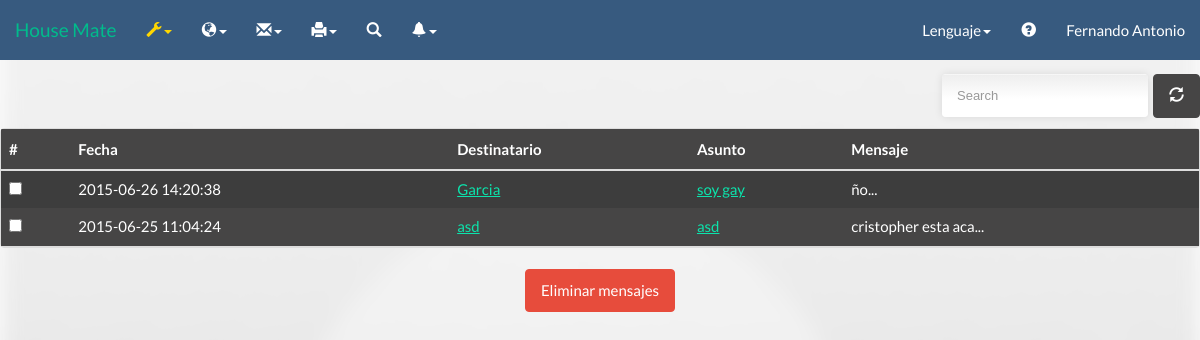
The app's page /HouseMate2_2/enviados.php (signed in), older data.
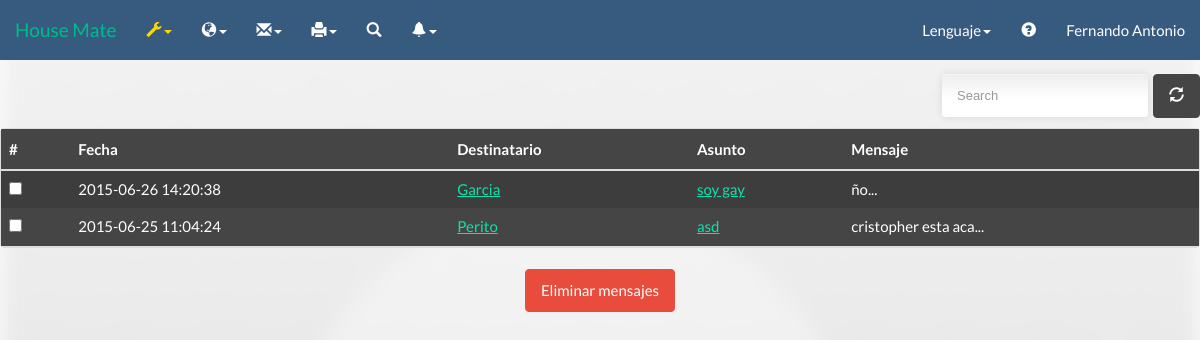
The same page, newer data.
### tables this page shows
CREATE TABLE IF NOT EXISTS `tbusuario` (
  `idUsuario` varchar(5) NOT NULL DEFAULT '',
  `nombre` varchar(20) DEFAULT NULL,
  `apellido` varchar(20) DEFAULT NULL,
  `fechanac` date NOT NULL,
  `correo` varchar(50) DEFAULT NULL,
  `usuario` varchar(20) DEFAULT NULL,
  `contra` varchar(20) DEFAULT NULL,
  `tipo` int(1) DEFAULT NULL,
  `image` varchar(50) DEFAULT NULL
);

### HouseMate2_2/Call/Lenguaje/Idiomas/langes.php (called while the page is built, shortened)
<?php
$lang = array();
$lang['peritada'] = "Peritada";
$lang['denor'] = "Resultado :";
$lang['Constr'] ="Construcción";
$lang['lot'] = "Terreno";
$lang['lotvalue'] = "Valor de terreno";
$lang['builvalue'] = "Valor construcción";
$lang['VU'] = "Valor unitario";
$lang['FE'] = "Estado de conservación";
$lang['FD'] = "Factor depreciación";
$lang['VNR'] = "Valor neto";
$lang['VNR'] = "Valor neto nuevo";
$lang['FFU'] = "Factor funcionalidad";
$lang['VUR'] = "Vida útil remanente";
$lang['ValuoR'] = "Valuar inmueble";
$lang['Valuo'] = "Valuar";
$lang['agev'] = "Vida útil";
$lang['ages'] = "Age";
$lang['age'] = "Edad de construcción";
$lang['NoTa'] = "Tags normales";
$lang['NoTa2'] = "Tags extras";
$lang['are'] = "Área";
$lang['area1'] = "Área de terreno";
$lang['area2'] = "Área construcción";
$lang['esta1'] = "Nuevo";
$lang['esta2'] = "Bueno";
$lang['esta3'] = "Medio";
$lang['esta4'] = "Regular";
$lang['esta5'] = "Reparaciones sencillas";
$lang['esta6'] = "Reparaciones medias";
$lang['esta7'] = "Reparaciones importantes";
$lang['esta8'] = "Reparaciones cruciales";
$lang['esta9'] = "En desecho";
$lang['esta10'] = "Inrreversible";
$lang['ME'] = "Modifciar empresa";
$lang['Titulo'] = "Título";
$lang['TY'] = "No puedes repetir un título";
$lang['Request'] = "Solicitar";
$lang['Start'] = "Inicio";
$lang['Anuncios'] = "Anuncio";
$lang['UpgradeM'] = "Mejorar";
$lang['accept'] = "Aceptar";
$lang['No'] = "Rechazar";
$lang['mensaje'] = "Mensaje";
$lang['YTE'] = "Ya tiene una empresa";
$lang['TE'] = "Tiene una empresa";
$lang['Need'] = "No tengo cuenta";
$lang['Page_title'] = 'House Mate';
$lang['Cuenta'] = 'Registrarse';
$lang['Acerca'] = 'Acerca de';
$lang['Config'] = 'Configuración';
$lang['Informacion'] = 'Información';
$lang['Solicitud'] = "Solicitud";
$lang['Status'] = "Estado";
$lang['aprovado'] = "Aprovado";
$lang['naprovado'] = "No aprovado";
$lang['compose'] = "Enviar";
$lang['nocuentaop'] = "Para poder acceder a estas funciones debes mejorar tu cuenta";
$lang['Aqui'] = "Aqui!!";
$lang['new-empresa'] = " esta interesado en ti";
?>

### HouseMate2_2/enviados.php (the view, shortened to what this page needs)
<!DOCTYPE HTML>
<html>
<head>
    <link href='css/bootstrap.min.css' rel='stylesheet'/>
	<link href='css/appeal.css' rel='stylesheet'/>
    <link href='css/bootstrap.min.css' rel='stylesheet'/>
	<link href='css/intro.css' rel='stylesheet'/>
	<link href="css/bootstrap-table.css" rel="stylesheet">
</head>
<body>
<?php
	switch($_SESSION['tip'])
	{
		case 1:
		include("Header/barranav2.php");
		break;
	}
?>
<?php
$usuario = $_SESSION['id'];
$consulta = "SELECT * FROM mensaje WHERE remitente = '$usuario' AND estado2 = '1' OR estado2 = '2' ORDER BY fecha DESC";
$cs = mysql_query($consulta);
?>
<form action="enviados.php" method="POST">
<table data-toggle='table'  id='here' class='table table-striped table-hover negro'  data-search='true' data-show-refresh='true' data-query-params='queryParams'>
          <thead>
            <tr>
                <th>#</th>
                <th><?php echo $lang['fecha'];?></th>
                <th><?php echo $lang['destin'];?></th>
                <th><?php echo $lang['asunto'];?></th>
                <th><?php echo $lang['msj'];?></th>
            </tr>
          </thead>
            <tbody>
            <?php
                while($row = mysql_fetch_array($cs)){
                    $desc = mysql_query("SELECT usuario FROM tbusuario WHERE idUsuario ='".$row['destinatario']."'");
                    while($row2 = mysql_fetch_array($desc)){
                    echo "<tr>
                        <td><input name= 'check[]' value='".$row['idmensaje']."' type='checkbox''></td>
                        <td>".$row['fecha']."</td>
                        <td><a href='perfil.php?usuario=".$row2['usuario']."'>".$row2['usuario']."</a></td>
                        <td><a href='msj_enviado.php?idmensaje=".$row['idmensaje']."'>".$row['asunto']."</a></td>
                        <td>".substr($row['mensaje'],0,50)."...</td>
                    </tr>";
                    }
                }
            ?>
            </tbody>
        </table>
		<br>
    <center><button name="eliminar" type="submit" class="btn btn-danger boxleft" value="2"><?php echo $lang['msj-elim'];?></button></center>
</form>
</body>
</html>

Row changes from the older to the newer data that the page shows:
changed tbusuario: usuario "asd" → "Perito"
